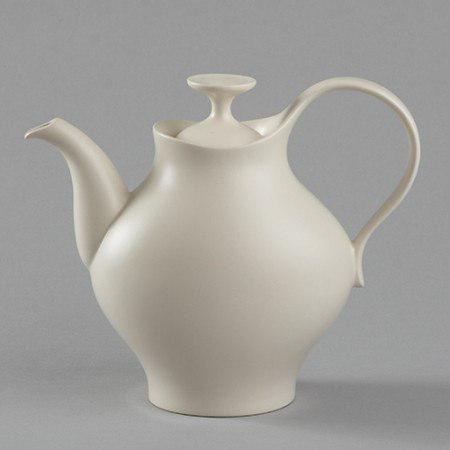
%> input picture DIP course/teapot.jpg, 450 x 450 px
$ octave correctQuantization.m   (GNU Octave 9; MATLAB toolbox functions it lacks are replaced by stand-ins)
%> lines starting %> are read from the running program, lines starting %| are printed output that depends on the picture
clc
clear
close all
f=imread('teapot.jpg');
%> f is the input picture: size 450x450x3 uint8; mean R, G, B 163.3, 161.5, 157.3
f=rgb2gray(f);
%> f: size 450x450 uint8
[M,N]=size(f);
%> M = 450; N = 450
h=zeros(256,1);
for m=1:M
    for n=1:N
        r=f(m,n);
        h(r+1)=h(r+1)+1;
    end
end
%> after the loop, h = 256 values, max 18639 at index 155, min 0 at index 1, mean 791
p=h./(M*N);
%> p = 256 values, max 0.092 at index 155, min 0 at index 1, mean 0.00391
L=4;
v=256/L;
gu=fix(f/v);
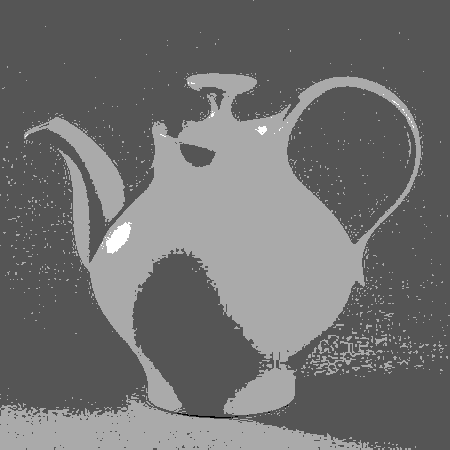
%> gu: size 450x450 uint8; min 1, max 4, mean 2.32; drawn with min black and max white
figure,imshow(gu,[]),title(['Uniform Quantization with ',num2str(L),' Levels']);
t=0:v:256;
tt=0;
r=0;
for iteration = 1:20
    for k = 1:L
        num=(t(k):t(k+1)-1)*p(t(k)+1:t(k+1));
        den=sum(p(t(k)+1:t(k+1)));
        r(k)=num/den;
    end
    r(isnan(r))=0;
    for k=2:L
        t(k)=(r(k)+r(k-1))/2;
        tt(iteration,k-1)=t(k);
    end
end
%> after the loop, r = [98.2 140.7 156.8 196.3]; t = [0 119.4 148.7 176.6 256]; tt = 20 rows, first 12: [81.16 132 180.5; 95.37 135.7 176.8; 107.1 143.2 175.5; 114.3 146.6 175.7; 117.2 147.6 175.7; 118.2 148 175.9; 118.8 148.1 176; 119 148.3 176.2; 119 148.5 176.4; 119.3 148.3 176.2; 119.1 148.3 176.4; 119.4 148.7 176.5]
tt=[zeros(size(tt,1),1),tt,256*ones(size(tt,1),1)];
tt=[(0:v:256);tt];
%> tt = 21 rows, first 8: [0 64 128 192 256; 0 81.16 132 180.5 256; 0 95.37 135.7 176.8 256; 0 107.1 143.2 175.5 256; 0 114.3 146.6 175.7 256; 0 117.2 147.6 175.7 256; 0 118.2 148 175.9 256; 0 118.8 148.1 176 256]
x=1:size(tt,1);
%> x = 21 values from 1 to 21
figure,plot(x,tt); title(['Convergence of Lloyd-Max in ' num2str(L) ' Levels quantization']);
%> after `title(['Convergence of Lloyd-Max in ' num2str(L) ' Levels quantization`:
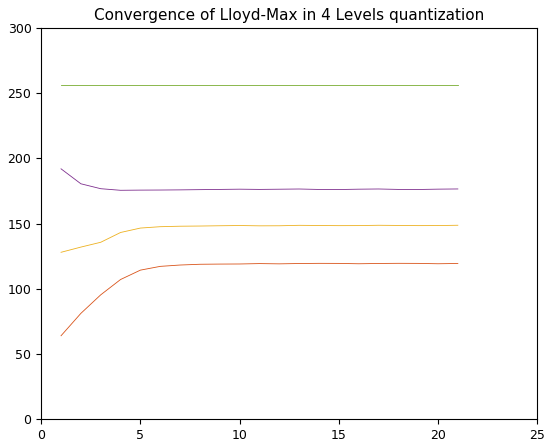
%> figure redrawn from the program's plot data; curve peaks at x = 18, y = 119.5; curve peaks at x = 21, y = 148.7; curve peaks at x = 1, y = 192

$ run again, with DIP course/Monkman_MABKS_D30112.jpg copied over DIP course/teapot.jpg
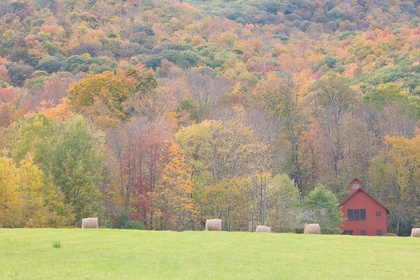
%> input picture DIP course/Monkman_MABKS_D30112.jpg, 420 x 280 px, shrunk from 900 x 600 before the run
%> f is the input picture: size 280x420x3 uint8; mean R, G, B 171.3, 160.1, 128.7
%> f: size 280x420 uint8
%> after the loop `for m=1:M`: h = 256 values, max 1728 at index 152, min 0 at index 1, mean 459.4
%> p = 256 values, max 0.0147 at index 152, min 0 at index 1, mean 0.00391
%> `gu=fix(f/v);`:
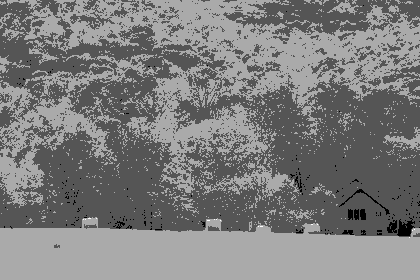
%> gu: size 280x420 uint8; min 1, max 4, mean 2.47; drawn with min black and max white
%> after the loop `for iteration = 1:20`: r = [112.4 139.3 164.2 198.9]; t = [0 125.9 151.8 181.5 256]; tt = 20 rows, first 12: [86.92 135.7 179.8; 99.44 138.5 176.9; 106.8 140.5 176.1; 111 141.7 176.1; 114.3 143 176.5; 116.7 144.2 177; 118.3 145.4 177.4; 120 146.7 178.2; 121.4 147.5 178.7; 122.6 148.6 179.1; 123.2 149.1 179.6; 123.9 149.6 179.9]
%> `tt=[(0:v:256);tt];`: tt = 21 rows, first 8: [0 64 128 192 256; 0 86.92 135.7 179.8 256; 0 99.44 138.5 176.9 256; 0 106.8 140.5 176.1 256; 0 111 141.7 176.1 256; 0 114.3 143 176.5 256; 0 116.7 144.2 177 256; 0 118.3 145.4 177.4 256]
%> x = 21 values from 1 to 21
%> `title(['Convergence of Lloyd-Max in ' num2str(L) ' Levels quantization`:
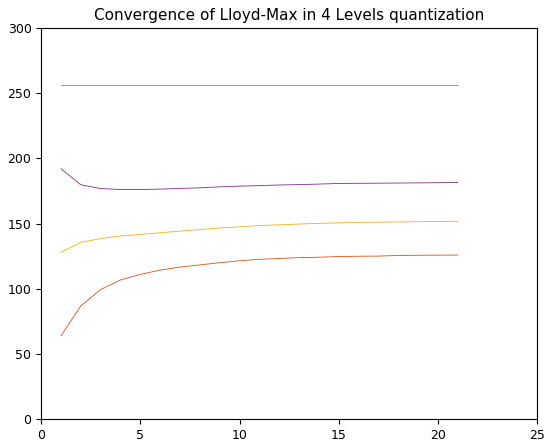
%> figure redrawn from the program's plot data; curve peaks at x = 21, y = 125.9; curve peaks at x = 21, y = 151.8; curve peaks at x = 1, y = 192
